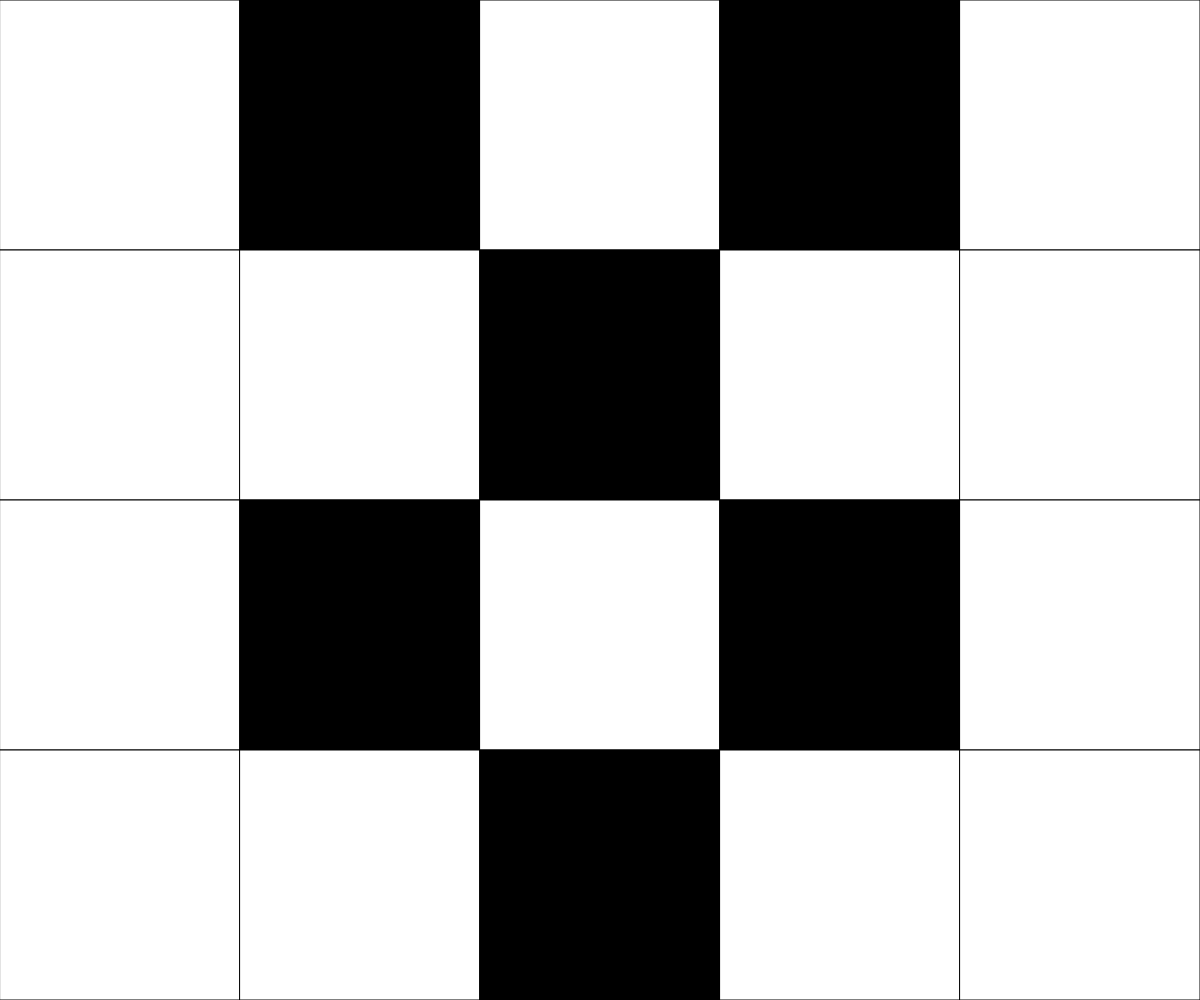
Frame 1 (no input)
Frame 60 (no input): identical to frame 1, image omitted
Frame 120 (the mouse pressed at the canvas centre since frame 60): identical to frame 1, image omitted

The p5.js sketch that drew this single still picture (run headless with seeded random() and noise() and a simulated clock; from frame 60 on, the mouse is pressed at the canvas centre):

// p5.js sketch
// ── sketch.js
// Project Title
// Your Name
// Date
//
// Extra for Experts:
// - describe what you did to take this project "above and beyond"

// 2D array demo
// Basic Grid

let grid = [[0,1,0,1,0],
            [0,0,1,0,0],
            [0,1,0,1,0],
            [0,0,1,0,0]];

let rows = grid.length;
let cols = grid[0].length;
let cellWidth;
let cellHeight;

function setup() {
  createCanvas(windowWidth, windowHeight);
  cellWidth = width / cols;
  cellHeight = height / rows;
}

function draw() {
  background(220);

  for (let y=0; y<rows; y++) {
    for (let x=0; x<cols; x++) {
      if (grid[y][x] === 0) {
        fill("white");
      }
      else {
        fill("black");
      }

      rect(x*cellWidth, y*cellHeight, cellWidth, cellHeight);
    }
  }
}
